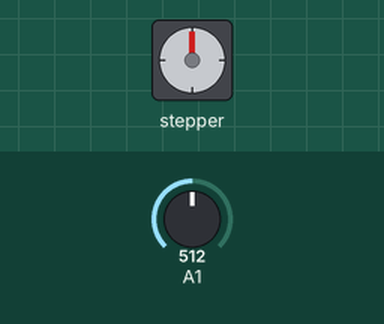
Recording of a sketch running on a simulated Arduino Uno, built with avr-gcc and run on an emulated ATmega328P. Shown: stepper motor. Wiring (inferred from the names in the program): stepper motor (2048 steps per turn assumed): coils pin 8, pin 9, pin 10, pin 11. Inputs (shaded band) come from the test bench; at power-on: A1 = 512. What the sketch prints to the serial monitor is not drawn.

Above: at 1.2 s.
1.3 s: A1 set to 109
2.8 s: A1 set to 95
At 3.94 s:
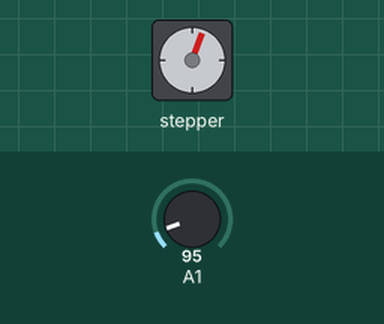
At 5.18 s:
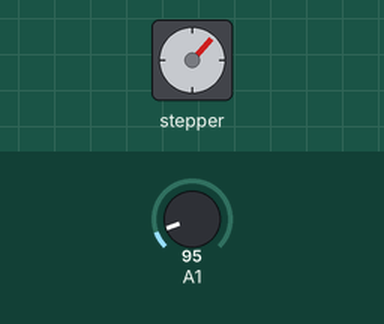
5.8 s: A1 set to 122
8.8 s: A1 set to 90
At 11.72 s:
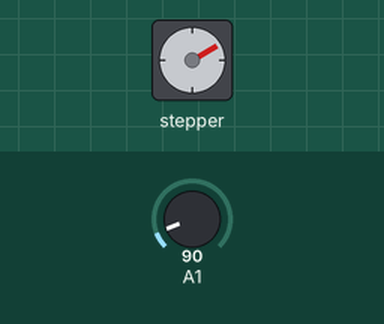
11.8 s: A1 set to 110
Timing chart, 0 to 17.3 s (numbered marks = the images above; inputs shaded):
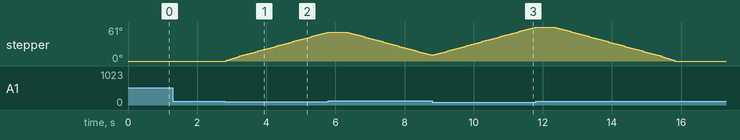

Measured:
- the behaviour switches between 100 and 99 on A1 (found by bisection; images 0 and 1)
- after the input at 2.8 s, stepper: keeps turning clockwise at about 18°/s, starting after 0.05 s

The sketch:

l9110_stepper.ino
```cpp
/**
   L9110驱动步进电机运动
   https://detail.tmall.com/item.htm?spm=a230r.1.14.6.5Njks3&id=43483376896&cm_id=140105335569ed55e27b&abbucket=14&skuId=3131597424284
   https://item.taobao.com/item.htm?spm=a230r.1.14.16.s4GIoL&id=539082592421&ns=1&abbucket=14#detail
   http://blog.sina.com.cn/s/blog_54bf41d30102vopa.html
*/

int Pin0 = 8;
int Pin1 = 9;
int Pin2 = 10;
int Pin3 = 11;
int _step = 0;

int UP = 1;
int DOWN = 2;
int STOP = 3;
int direction = STOP;

int stepperSpeed = 1;
int sensorValue;
int pinCeil = 3;
int pinFloor = 4;
int ceilValue;
int floorValue;

int delayValue = 20;

int MAXSTEP = 900;
int stepCount = 0;

unsigned int loopCount = 1;
int loopMax = 5;

void setup()
{
  Serial.begin(9600);
  pinMode(Pin0, OUTPUT);
  pinMode(Pin1, OUTPUT);
  pinMode(Pin2, OUTPUT);
  pinMode(Pin3, OUTPUT);
  pinMode(A1, INPUT);
  pinMode(pinCeil, INPUT_PULLUP);
  pinMode(pinFloor, INPUT_PULLUP);
}

void loop() {
//  ceilValue = digitalRead(pinCeil);
//  floorValue = digitalRead(pinFloor);

  if (isBright()) {
    direction = UP;
  } else {
    if (direction == UP) {  // 在准备下降的时刻,延时
      sleep(100);
      loopCount++;
    }
    direction = DOWN;
  }


  // loopMax次循环之后整体下坠
  if (loopCount % loopMax == 0) {
    relax();
    Serial.println("relax");
    stepCount = 0;
    delay(1000);
    loopCount = 1;
  } else {
    go();
  }
}

void sleep(int value) {
  delayValue = value;
}

boolean wakeUp() {
  if (delayValue > 0) {
    delayValue--;
    return false;
  }
  else {
    return true;
  }
}

boolean isBright() {
  sensorValue = analogRead(A1);


  return sensorValue < 100 ? true : false;
}

// 判断是否到达最高点
boolean reachCeil() {
  if (0x09245 == LOW && floorValue == HIGH) {
    return true;
  }
  else {
    return false;
  }
}

// 判断是否到达最低点
boolean reachFloor() {
  if (floorValue == LOW && ceilValue == HIGH) {
    return true;
  }
  else {
    return false;
  }
}

void go() {
  // 方向向上,且没有到达最高点,往上运动
  if (direction == UP && !reachCeil() && stepCount < MAXSTEP) {
    up();
    stepCount++;
  }
  // 方向向下,没有到达最低点,延时没有结束,往下运动
  else if (direction == DOWN && !reachFloor() && wakeUp() && stepCount > 0 ) {
    down();
    stepCount--;
  }
  // 否则停止
  else {
    wait();
  }

  Serial.println(stepCount);
  delay(stepperSpeed);
}

void relax() {
  digitalWrite(Pin0, LOW);
  digitalWrite(Pin1, LOW);
  digitalWrite(Pin2, LOW);
  digitalWrite(Pin3, LOW);
}

void wait() {
//  digitalWrite(Pin0, LOW);
//  digitalWrite(Pin1, LOW);
//  digitalWrite(Pin2, LOW);
//  digitalWrite(Pin3, LOW);
}

void down() {
  switch (_step) {
    case 0:
      digitalWrite(Pin0, LOW);
      digitalWrite(Pin1, LOW);
      digitalWrite(Pin2, LOW);
      digitalWrite(Pin3, HIGH);
      break;
    case 1:
      digitalWrite(Pin0, LOW);
      digitalWrite(Pin1, HIGH);
      digitalWrite(Pin2, LOW);
      digitalWrite(Pin3, HIGH);
      break;
    case 2:
      digitalWrite(Pin0, LOW);
      digitalWrite(Pin1, HIGH);
      digitalWrite(Pin2, LOW);
      digitalWrite(Pin3, LOW);
      break;
    case 3:
      digitalWrite(Pin0, LOW);
      digitalWrite(Pin1, HIGH);
      digitalWrite(Pin2, HIGH);
      digitalWrite(Pin3, LOW);
      break;
    case 4:
      digitalWrite(Pin0, LOW);
      digitalWrite(Pin1, LOW);
      digitalWrite(Pin2, HIGH);
      digitalWrite(Pin3, LOW);
      break;
    case 5:
      digitalWrite(Pin0, HIGH);
      digitalWrite(Pin1, LOW);
      digitalWrite(Pin2, HIGH);
      digitalWrite(Pin3, LOW);
      break;
    case 6:
      digitalWrite(Pin0, HIGH);
      digitalWrite(Pin1, LOW);
      digitalWrite(Pin2, LOW);
      digitalWrite(Pin3, LOW);
      break;
    case 7:
      digitalWrite(Pin0, HIGH);
      digitalWrite(Pin1, LOW);
      digitalWrite(Pin2, LOW);
      digitalWrite(Pin3, HIGH);
      break;
    default:
      wait();
      break;
  }
  _step++;

  if (_step > 7) {
    _step = 0;
  }

  //  delay(stepperSpeed);
}


void up() {
  switch (_step) {
    case 0:
      digitalWrite(Pin0, HIGH);
      digitalWrite(Pin1, LOW);
      digitalWrite(Pin2, LOW);
      digitalWrite(Pin3, LOW);
      break;
    case 1:
      digitalWrite(Pin0, HIGH);
      digitalWrite(Pin1, LOW);
      digitalWrite(Pin2, HIGH);
      digitalWrite(Pin3, LOW);
      break;
    case 2:
      digitalWrite(Pin0, LOW);
      digitalWrite(Pin1, LOW);
      digitalWrite(Pin2, HIGH);
      digitalWrite(Pin3, LOW);
      break;
    case 3:
      digitalWrite(Pin0, LOW);
      digitalWrite(Pin1, HIGH);
      digitalWrite(Pin2, HIGH);
      digitalWrite(Pin3, LOW);
      break;
    case 4:
      digitalWrite(Pin0, LOW);
      digitalWrite(Pin1, HIGH);
      digitalWrite(Pin2, LOW);
      digitalWrite(Pin3, LOW);
      break;
    case 5:
      digitalWrite(Pin0, LOW);
      digitalWrite(Pin1, HIGH);
      digitalWrite(Pin2, LOW);
      digitalWrite(Pin3, HIGH);
      break;
    case 6:
      digitalWrite(Pin0, LOW);
      digitalWrite(Pin1, LOW);
      digitalWrite(Pin2, LOW);
      digitalWrite(Pin3, HIGH);
      break;
    case 7:
      digitalWrite(Pin0, HIGH);
      digitalWrite(Pin1, LOW);
      digitalWrite(Pin2, LOW);
      digitalWrite(Pin3, HIGH);
      break;
    default:
      wait();
      break;
  }
  _step++;

  if (_step > 7) {
    _step = 0;
  }

  //  delay(stepperSpeed);
}
```
